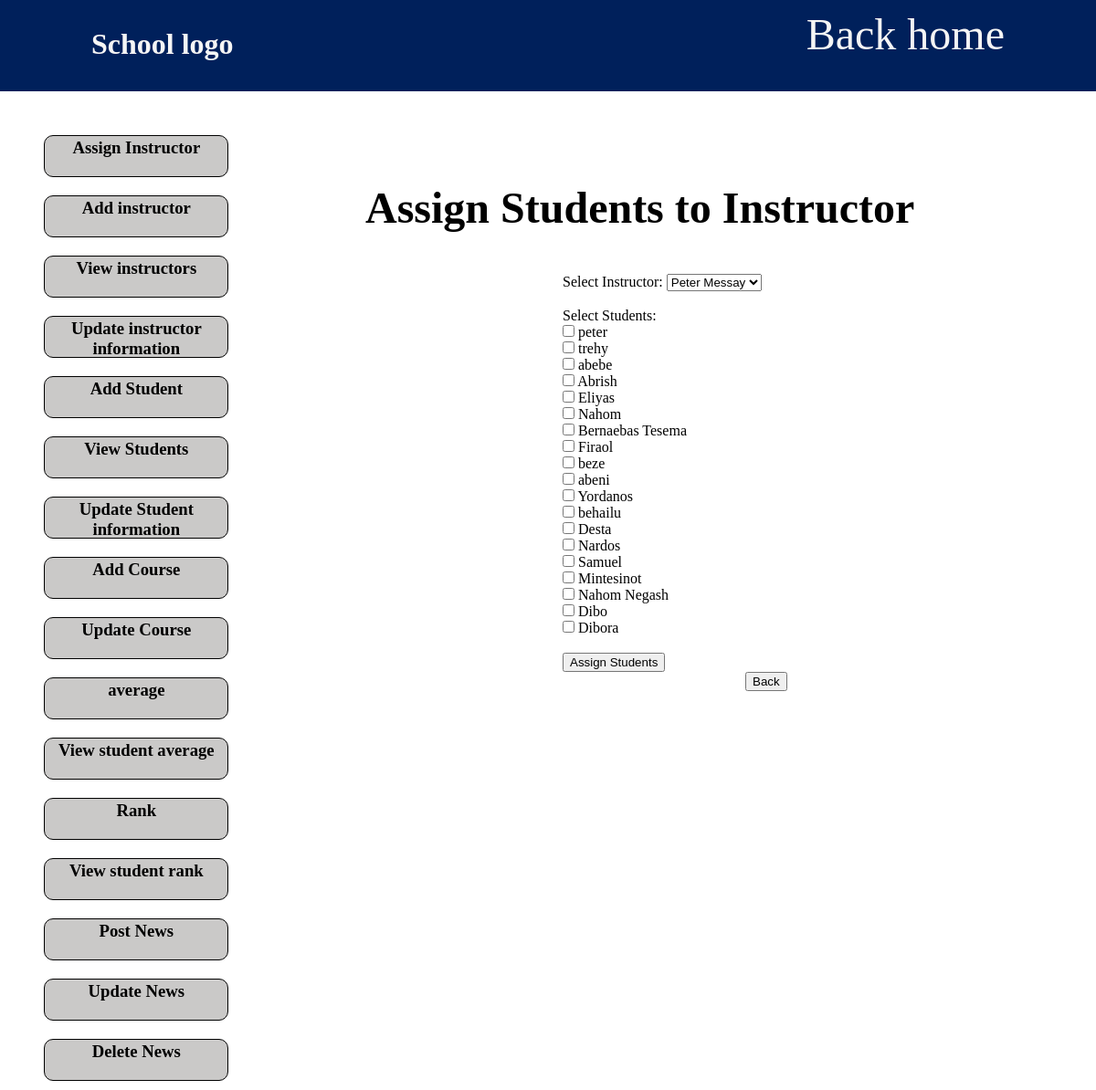
The page /Admin/php/html/assignstudentInstructor.php on the database its author committed.
### tables this page shows
CREATE TABLE `student` (
  `student_id` int(11) NOT NULL,
  `Full_name` varchar(50) NOT NULL,
  `mother_full_name` varchar(50) NOT NULL,
  `email` varchar(50) NOT NULL,
  `phone` text NOT NULL,
  `address` varchar(50) NOT NULL,
  `Gender` text NOT NULL,
  `username` text NOT NULL,
  `password` text NOT NULL,
  `grade_point` text NOT NULL
);

### Admin/php/html/assignstudentInstructor.php (the view, shortened to what this page needs)
<!DOCTYPE html>
<html lang="en">
<head>
</head>
<body>
<header>
        <h1>School logo</h1>
        <a href="/mysm/Home Page/index.html" class="home">Back home</a>
    </header>
 <div class="dashbord">
 <div class="frame">
 <h3><a href="assignstudentInstructor.php" class="task">Assign Instructor</a></h3>
    <h3><a href="addInstructor.php" class="task">Add instructor</a></h3>
    <h3><a href="viewinstructor.php" class="task">View instructors</a></h3>
    <h3><a href="updateinstructor.php" class="task">Update instructor information</a></h3>
    <h3><a href="addStudent.php" class="task">Add Student</a></h3>
    <h3><a href="viewstudent.php" class="task">View Students</a></h3>
    <h3><a href="updatestudent.php" class="task">Update Student information</a></h3>
    <h3><a href="addSubject.php" class="task">Add Course</a></h3>
    <h3><a href="updatecourse.php" class="task">Update Course</a></h3>
    <h3><a href="average.php" class="task">average </a></h3>
    <h3><a href="viewAverage.php" class="task">View student average</a></h3>
    <h3><a href="rank1.php" class="task">Rank </a></h3>
    <h3><a href="viewRank.php" class="task">View student rank</a></h3>
    <h3><a href="createpost.php" class="task">Post News</a></h3>
    <h3><a href="updatepost.php" class="task">Update News</a></h3>
    <h3><a href="deletenews.php" class="task">Delete News</a></h3></div>
   <div class="dash">
<?php
$hostname = 'localhost';
$username = 'root';
$password = '';
$db_name = 'mysms';
$conn = mysqli_connect($hostname, $username, $password, $db_name);
            ?>
            <?php
$instructors_query = "SELECT * FROM instructor";
$instructors_result = mysqli_query($conn, $instructors_query);
 $unassigned_students_query = "SELECT * FROM student";
$unassigned_students_result = mysqli_query($conn, $unassigned_students_query);
?>
<!DOCTYPE html>
<html lang="en">
<head>
</head>
<body>
    <h2 class="ass" >Assign Students to Instructor</h2>
    <form method="post">
        <label for="id">Select Instructor:</label>
        <select name="id" id="id">
            <?php while ($instructor = mysqli_fetch_assoc($instructors_result)) : ?>
                <option value="<?php echo $instructor['id']; ?>"><?php echo $instructor['Full_name']; ?></option>
            <?php endwhile; ?>
        </select><br><br>
        <label for="student_ids[]">Select Students:</label><br>
        <?php while ($student = mysqli_fetch_assoc($unassigned_students_result)) : ?>
            <input type="checkbox" name="student_ids[]" value="<?php echo $student['student_id']; ?>">
            <label><?php echo $student['Full_name']; ?></label><br>
        <?php endwhile; ?>
        <br>
        <input type="submit" name="assign_students" value="Assign Students">
        <button class="backk"><a href="admin.html" class="back">Back</a></button>
    </form>
    </div></div>
</body>
</html>

### Admin/php/html/assignstudentInstructor.php (style rules this page uses)
* { margin: 0; }
header { background-color: #00205b!important; color:whitesmoke;height: 100px; }
header a { position: absolute; right: 100px; color: whitesmoke; font-size: 3rem; top: 10px; }
header h1 { padding-top: 30px; }
.home { text-decoration: none; }
.dashbord { display: grid; column-gap: 2rem; grid-template-columns: 1fr 1fr; }
.dash { margin-top: 200px; display: grid; grid-template-columns: repeat(3,1fr); column-gap: 10rem; height: 15rem; }
.frame { display: grid; width: 38%; height: 500px; margin-left: 4%; margin-top: 4%; padding: 15px; border-radius: 20px; }
.task { display: grid; border: solid black 0.1px; height: 2.5rem; padding: 2px; text-decoration: none; color: black; margin: 10px; text-align: center; background-color: rgb(202, 201, 200); border-radius: 10px; }
header h1 { margin-left: 100px; }
.back { height: 50px; text-decoration: none; color: black; }
.backk { margin-left: 200px }
.ass { position: absolute; top: 200px; font-size: 3rem; left: 400px; }

### rows shown on the page
student: Full_name "peter"
student: Full_name "trehy"
student: Full_name "abebe"
student: Full_name "Abrish"
student: Full_name "Eliyas"
student: Full_name "Nahom"
student: Full_name "Bernaebas Tesema"
student: Full_name "Firaol"
student: Full_name "beze"
student: Full_name "abeni"
student: Full_name "Yordanos"
student: Full_name "behailu"
student: Full_name "Desta"
student: Full_name "Nardos"
student: Full_name "Samuel"
student: Full_name "Mintesinot"
student: Full_name "Nahom Negash"
student: Full_name "Dibo"
student: Full_name "Dibora"

### other values the page prints
form field id "Peter Messay"
